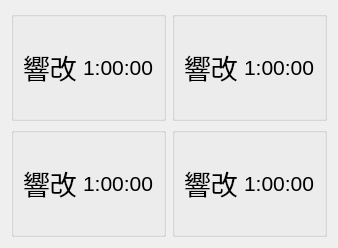
      <widget class="QWidget" name="repairsPage">
       <layout class="QGridLayout" name="gridLayout_8">
        <item row="2" column="0">
         <widget class="QGroupBox" name="repairBox3">
          <property name="minimumSize">
           <size>
            <width>0</width>
            <height>110</height>
           </size>
          </property>
          <property name="maximumSize">
           <size>
            <width>16777215</width>
            <height>110</height>
           </size>
          </property>
          <layout class="QHBoxLayout" name="horizontalLayout_3">
           <item>
            <layout class="QVBoxLayout" name="verticalLayout_19">
             <property name="spacing">
              <number>0</number>
             </property>
             <item>
              <spacer name="verticalSpacer_8">
               <property name="orientation">
                <enum>Qt::Vertical</enum>
               </property>
               <property name="sizeHint" stdset="0">
                <size>
                 <width>20</width>
                 <height>40</height>
                </size>
               </property>
              </spacer>
             </item>
             <item>
              <widget class="QLabel" name="repairName3">
               <property name="sizePolicy">
                <sizepolicy hsizetype="Preferred" vsizetype="Maximum">
                 <horstretch>0</horstretch>
                 <verstretch>0</verstretch>
                </sizepolicy>
               </property>
               <property name="font">
                <font>
                 <family>MS Gothic</family>
                 <pointsize>20</pointsize>
                </font>
               </property>
               <property name="text">
                <string>響改</string>
               </property>
              </widget>
             </item>
             <item>
              <spacer name="verticalSpacer_7">
               <property name="orientation">
                <enum>Qt::Vertical</enum>
               </property>
               <property name="sizeHint" stdset="0">
                <size>
                 <width>20</width>
                 <height>40</height>
                </size>
               </property>
              </spacer>
             </item>
            </layout>
           </item>
           <item>
            <spacer name="horizontalSpacer_3">
             <property name="orientation">
              <enum>Qt::Horizontal</enum>
             </property>
             <property name="sizeHint" stdset="0">
              <size>
               <width>0</width>
               <height>20</height>
              </size>
             </property>
            </spacer>
           </item>
           <item>
            <widget class="QLabel" name="repairTimer3">
             <property name="sizePolicy">
              <sizepolicy hsizetype="Maximum" vsizetype="Preferred">
               <horstretch>0</horstretch>
               <verstretch>0</verstretch>
              </sizepolicy>
             </property>
             <property name="font">
              <font>
               <family>Arial</family>
               <pointsize>16</pointsize>
              </font>
             </property>
             <property name="text">
              <string>1:00:00</string>
             </property>
            </widget>
           </item>
          </layout>
         </widget>
        </item>
        <item row="0" column="0">
         <widget class="QGroupBox" name="repairBox1">
          <property name="minimumSize">
           <size>
            <width>0</width>
            <height>110</height>
           </size>
          </property>
          <property name="maximumSize">
           <size>
            <width>16777215</width>
            <height>110</height>
           </size>
          </property>
          <layout class="QHBoxLayout" name="horizontalLayout">
           <item>
            <layout class="QVBoxLayout" name="verticalLayout_14">
             <property name="spacing">
              <number>0</number>
             </property>
             <item>
              <spacer name="verticalSpacer_5">
               <property name="orientation">
                <enum>Qt::Vertical</enum>
               </property>
               <property name="sizeHint" stdset="0">
                <size>
                 <width>20</width>
                 <height>40</height>
                </size>
               </property>
              </spacer>
             </item>
             <item>
              <widget class="QLabel" name="repairName1">
               <property name="sizePolicy">
                <sizepolicy hsizetype="Preferred" vsizetype="Maximum">
                 <horstretch>0</horstretch>
                 <verstretch>0</verstretch>
                </sizepolicy>
               </property>
               <property name="font">
                <font>
                 <family>MS Gothic</family>
                 <pointsize>20</pointsize>
                </font>
               </property>
               <property name="text">
                <string>響改</string>
               </property>
              </widget>
             </item>
             <item>
              <spacer name="verticalSpacer_6">
               <property name="orientation">
                <enum>Qt::Vertical</enum>
               </property>
               <property name="sizeHint" stdset="0">
                <size>
                 <width>20</width>
                 <height>40</height>
                </size>
               </property>
              </spacer>
             </item>
            </layout>
           </item>
           <item>
            <spacer name="horizontalSpacer">
             <property name="orientation">
              <enum>Qt::Horizontal</enum>
             </property>
             <property name="sizeHint" stdset="0">
              <size>
               <width>0</width>
               <height>20</height>
              </size>
             </property>
            </spacer>
           </item>
           <item>
            <widget class="QLabel" name="repairTimer1">
             <property name="sizePolicy">
              <sizepolicy hsizetype="Maximum" vsizetype="Preferred">
               <horstretch>0</horstretch>
               <verstretch>0</verstretch>
              </sizepolicy>
             </property>
             <property name="font">
              <font>
               <family>Arial</family>
               <pointsize>16</pointsize>
              </font>
             </property>
             <property name="text">
              <string>1:00:00</string>
             </property>
            </widget>
           </item>
          </layout>
         </widget>
        </item>
        <item row="0" column="1">
         <widget class="QGroupBox" name="repairBox2">
          <property name="minimumSize">
           <size>
            <width>0</width>
            <height>110</height>
           </size>
          </property>
          <property name="maximumSize">
           <size>
            <width>16777215</width>
            <height>110</height>
           </size>
          </property>
          <layout class="QHBoxLayout" name="horizontalLayout_2">
           <item>
            <layout class="QVBoxLayout" name="verticalLayout_18">
             <property name="spacing">
              <number>0</number>
             </property>
             <item>
              <spacer name="verticalSpacer_4">
               <property name="orientation">
                <enum>Qt::Vertical</enum>
               </property>
               <property name="sizeHint" stdset="0">
                <size>
                 <width>20</width>
                 <height>40</height>
                </size>
               </property>
              </spacer>
             </item>
             <item>
              <widget class="QLabel" name="repairName2">
               <property name="sizePolicy">
                <sizepolicy hsizetype="Preferred" vsizetype="Maximum">
                 <horstretch>0</horstretch>
                 <verstretch>0</verstretch>
                </sizepolicy>
               </property>
               <property name="font">
                <font>
                 <family>MS Gothic</family>
                 <pointsize>20</pointsize>
                </font>
               </property>
               <property name="text">
                <string>響改</string>
               </property>
              </widget>
             </item>
             <item>
              <spacer name="verticalSpacer_3">
               <property name="orientation">
                <enum>Qt::Vertical</enum>
               </property>
               <property name="sizeHint" stdset="0">
                <size>
                 <width>20</width>
                 <height>40</height>
                </size>
               </property>
              </spacer>
             </item>
            </layout>
           </item>
           <item>
            <spacer name="horizontalSpacer_2">
             <property name="orientation">
              <enum>Qt::Horizontal</enum>
             </property>
             <property name="sizeHint" stdset="0">
              <size>
               <width>0</width>
               <height>20</height>
              </size>
             </property>
            </spacer>
           </item>
           <item>
            <widget class="QLabel" name="repairTimer2">
             <property name="sizePolicy">
              <sizepolicy hsizetype="Maximum" vsizetype="Preferred">
               <horstretch>0</horstretch>
               <verstretch>0</verstretch>
              </sizepolicy>
             </property>
             <property name="font">
              <font>
               <family>Arial</family>
               <pointsize>16</pointsize>
              </font>
             </property>
             <property name="text">
              <string>1:00:00</string>
             </property>
            </widget>
           </item>
          </layout>
         </widget>
        </item>
        <item row="2" column="1">
         <widget class="QGroupBox" name="repairBox4">
          <property name="minimumSize">
           <size>
            <width>0</width>
            <height>110</height>
           </size>
          </property>
          <property name="maximumSize">
           <size>
            <width>16777215</width>
            <height>110</height>
           </size>
          </property>
          <property name="title">
           <string/>
          </property>
          <layout class="QHBoxLayout" name="horizontalLayout_4">
           <item>
            <layout class="QVBoxLayout" name="verticalLayout_20">
             <property name="spacing">
              <number>0</number>
             </property>
             <item>
              <spacer name="verticalSpacer">
               <property name="orientation">
                <enum>Qt::Vertical</enum>
               </property>
               <property name="sizeHint" stdset="0">
                <size>
                 <width>20</width>
                 <height>40</height>
                </size>
               </property>
              </spacer>
             </item>
             <item>
              <widget class="QLabel" name="repairName4">
               <property name="sizePolicy">
                <sizepolicy hsizetype="Preferred" vsizetype="Maximum">
                 <horstretch>0</horstretch>
                 <verstretch>0</verstretch>
                </sizepolicy>
               </property>
               <property name="font">
                <font>
                 <family>MS Gothic</family>
                 <pointsize>20</pointsize>
                </font>
               </property>
               <property name="text">
                <string>響改</string>
               </property>
              </widget>
             </item>
             <item>
              <spacer name="verticalSpacer_2">
               <property name="orientation">
                <enum>Qt::Vertical</enum>
               </property>
               <property name="sizeHint" stdset="0">
                <size>
                 <width>20</width>
                 <height>40</height>
                </size>
               </property>
              </spacer>
             </item>
            </layout>
           </item>
           <item>
            <spacer name="horizontalSpacer_4">
             <property name="orientation">
              <enum>Qt::Horizontal</enum>
             </property>
             <property name="sizeHint" stdset="0">
              <size>
               <width>0</width>
               <height>20</height>
              </size>
             </property>
            </spacer>
           </item>
           <item>
            <widget class="QLabel" name="repairTimer4">
             <property name="sizePolicy">
              <sizepolicy hsizetype="Maximum" vsizetype="Preferred">
               <horstretch>0</horstretch>
               <verstretch>0</verstretch>
              </sizepolicy>
             </property>
             <property name="font">
              <font>
               <family>Arial</family>
               <pointsize>16</pointsize>
              </font>
             </property>
             <property name="text">
              <string>1:00:00</string>
             </property>
            </widget>
           </item>
          </layout>
         </widget>
        </item>
       </layout>
      </widget>
